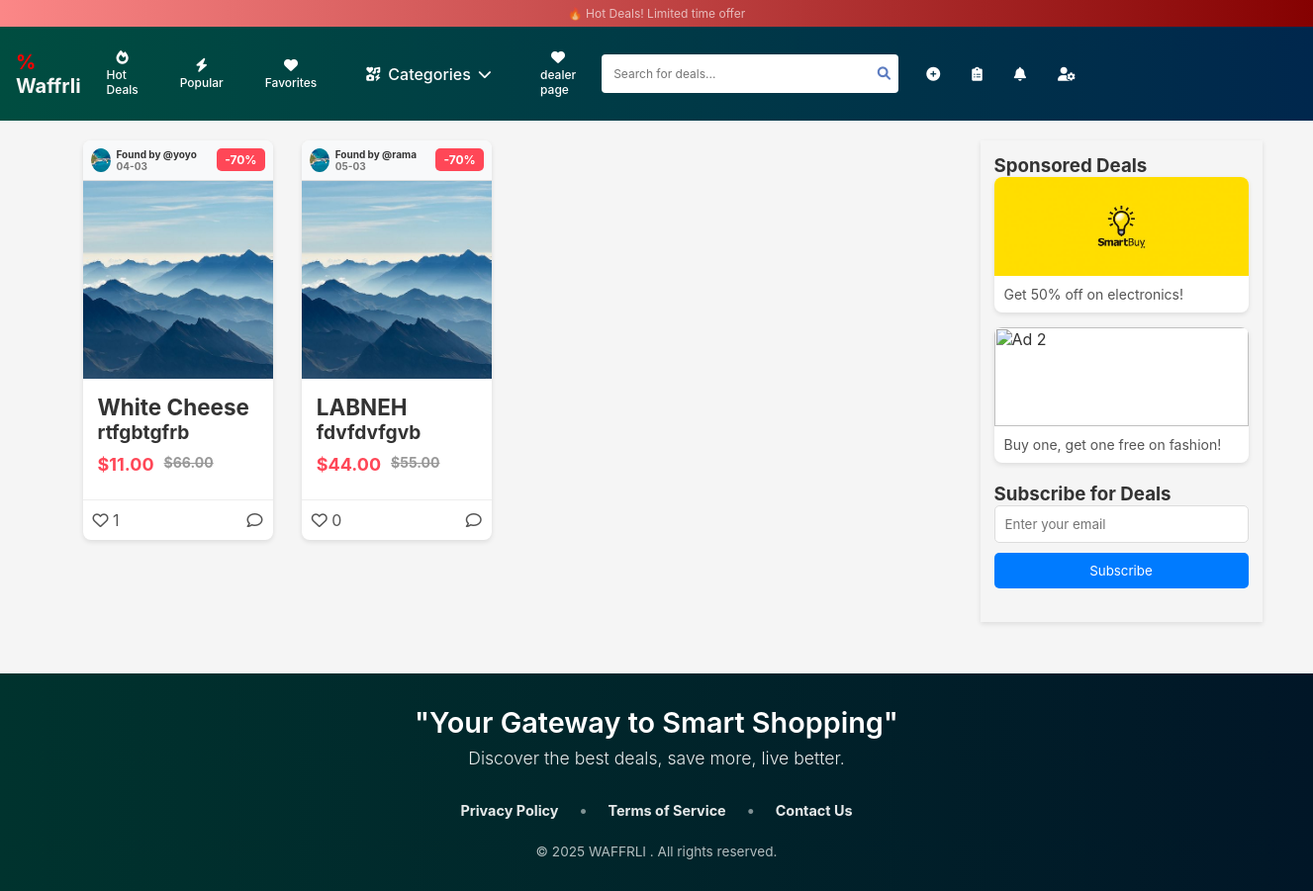
The page / on the database its author committed.
### waffrli/models.py (models this page shows, shortened)
class Product(models.Model):
    user = models.ForeignKey(User, on_delete=models.CASCADE, null=True, blank=True)
    Name = models.CharField(max_length=255)
    Dealurl = models.URLField(unique=True)
    sale_price = models.DecimalField(max_digits=10, decimal_places=2, null=True, blank=True)
    Price = models.DecimalField(max_digits=10, decimal_places=2)
    Description = models.TextField()
    store = models.CharField(max_length=255)
    category = models.ForeignKey('Category', on_delete=models.CASCADE)
    city = models.CharField(max_length=255)
    image = models.ImageField(upload_to='uploads/product/', null=True, blank=True)
    customer_pic_id = models.ForeignKey(Customer, on_delete=models.SET_NULL, null=True, blank=True, default=None)
    likes=models.ManyToManyField(User, related_name="Product_like",blank=True)
    views  = models.IntegerField(default=0)
    create_at = models.DateTimeField(default=timezone.now)

class Customer(models.Model):
    user = models.OneToOneField(User, on_delete=models.CASCADE, default=get_default_user)
    view_count = models.IntegerField(default=0)
    first_name = models.CharField(max_length=50)
    last_name = models.CharField(max_length=50)
    phone = models.CharField(max_length=10)
    email = models.EmailField(max_length=100)
    password = models.CharField(max_length=50)
    gender = models.CharField(max_length=1, choices=[
        ('M', 'Male'), ('F', 'Female'), ('O', 'Other'), ('N', 'Prefer not to say')
    ], default='N')
    address = models.CharField(max_length=100)
    date_modified = models.DateTimeField(auto_now=True)
    image = models.ImageField(upload_to='uploads/product', null=True, blank=True)
    likes=models.ManyToManyField(User, related_name="Customer_like",blank=True)

### waffrli/views.py (the view)
# urls.py: path('', home, name='home'),
def home(request):
    products = Product.objects.all()
    return render(request, 'home.html',{'products':products})

### waffrli/context_processors.py (called while the page is built)
def category_list(request):
    return {'categories': Category.objects.all()}  # Makes categories available in all templates

### waffrli/templates/home.html (shortened to what this page needs)
{% extends "base.html" %} {% load static %} {% block content %}
<link href="{% static 'css/style.css' %}" rel="stylesheet" />
<div class="main-container">
  <div class="content-wrapper">
    <div class="products-grid">
      {% for product in products %}
      <a href="{% url 'product' product.id %}" class="product-link">
        <div class="product-card">
          <div class="card-header">
            <div class="user-info">
              {% if product.customer_pic_id and product.customer_pic_id.image %}
              <img
                style="width: 20px; height: 24px"
                src="{{ product.customer_pic_id.image.url }}"
                alt="User Icon"
                class="profile-pic"
                width="30"
                height="30"
              />
              {% endif %}
              <div class="user-details">
                <span class="username">Found by <strong>@{{ product.user.username }}</strong></span>
                <span class="deal-time">{{ product.create_at|date:"d-m" }}</span>
              </div>
            </div>
            <div class="sale-tag">-70%</div>
          </div>
          <img src="{{ product.image.url }}" alt="Product" />
          <div class="product-info">
            <h3>{{ product.Name }}</h3>
            <p class="description">{{ product.Description }}</p>
            <div class="price-container">
              <span class="current-price">${{ product.sale_price }}</span>
              <span class="original-price">${{ product.Price }}</span>
            </div>
          </div>
          <div class="card-footer">
            <button class="like-btn" data-product-id="{{ product.id }}">
              <i
                class="{% if user in product.likes.all %}fas fa-heart{% else %}far fa-heart{% endif %}"
              ></i>
              <span class="like-count">{{ product.likes.count }}</span>
            </button>
            <button class="comment-btn">
              <i class="far fa-comment"></i> {{ c }}
            </button>
          </div>
        </div>
      </a>
      {% endfor %}
    </div>
    <aside class="sidebar">
      <div class="ad-section">
        <h3>Sponsored Deals</h3>
        <div class="ad-card">
          <img
            src="{% static 'media/uploads/product/Smart Buy (1).jpg' %}"
            alt="Ad 1"
          />
          <p>Get 50% off on electronics!</p>
        </div>
        <div class="ad-card">
          <img
            src="{% static 'pictures/pic/mekka-mall-fashion.png' %}"
            alt="Ad 2"
          />
          <p>Buy one, get one free on fashion!</p>
        </div>
      </div>
      <div class="newsletter-section">
        <h3>Subscribe for Deals</h3>
        <input type="email" placeholder="Enter your email" />
        <button>Subscribe</button>
      </div>
    </aside>
  </div>
</div>
{% endblock %}

### waffrli/templates/base.html (shortened to what this page needs)
{% load static %}
<html lang="en">
  <head>
    <link rel="stylesheet" href="https://cdnjs.cloudflare.com/ajax/libs/font-awesome/6.0.0/css/all.min.css">
    <link href="{% static 'css/style.css' %}" rel="stylesheet" />
  </head>
  <body>
    {% include 'navbar.html'%}  {% block content %} {% endblock %}
    <footer class="footer">
      <div class="footer-content">
          <div class="footer-quote">
              <p class="quote-text">"Your Gateway to Smart Shopping"</p>
              <p class="quote-subtext">Discover the best deals, save more, live better.</p>
          </div>
          <div class="footer-links">
              <a href="#">Privacy Policy</a>
              <span class="divider">•</span>
              <a href="#">Terms of Service</a>
              <span class="divider">•</span>
              <a href="#">Contact Us</a>
          </div>
          <div class="footer-copyright">
              <p>&copy; 2025 WAFFRLI . All rights reserved.</p>
          </div>
      </div>
  </footer>
  </body>
</html>

### waffrli/templates/navbar.html (shortened to what this page needs)
<header>
  <div class="announcement-bar">🔥 Hot Deals! Limited time offer</div>
  <div class="main-header">
      <div class="header-left">
          <a href="{% url 'home' %}">
              <div class="logo"> <span style="color: red;" class="tag-icon">%</span>
                  Waffrli
              </div>
          </a>
          <div class="nav-categories">
              <a href="#" class="nav-link">
                  <i class="fas fa-fire"></i>
                  <span>Hot Deals</span>
              </a>
              <a href="#" class="nav-link">
                  <i class="fas fa-bolt"></i>
                  <span>Popular</span>
              </a>
              <a href="#" class="nav-link">
                  <i class="fas fa-heart"></i>
                  <span>Favorites</span>
              </a>
              <div class="dropdown">
                <button class="nav-link dropdown-toggle">
                    <i class="fas fa-thin fa-icons"></i>
                    Categories
                    <i class="fas fa-chevron-down"></i>
                </button>
            </div>
              <a href="CustomerProfile.html" class="nav-link">
                  <i class="fas fa-heart"></i>
                  <span>dealer page</span>
              </a>
          </div>
      </div>
      <div class="search-container">
          <div class="search-wrapper">
              <input type="text" placeholder="Search for deals..." class="search-input" autocomplete="off"
                  onkeyup="showSuggestions()" id="search-bar">
              <button class="search-button">
                  <i class="fas fa-search"></i>
              </button>
          </div>
      </div>
      <div class="nav-right">
          <a href="{% url 'post_deal' %}">
              <div class="nav-actions">
                  <button class="icon-button" title="Post Deal">
                      <i class="fa-solid fa-circle-plus"></i>
                  </button>
          </a>
          <a href="{% url 'wishlist' %}">
              <button class="icon-button" title="Wishlist">
                  <i class="fa-solid fa-clipboard-list"></i>
              </button> </a>
          <button class="icon-button" title="Alerts">
              <i class="fa-solid fa-bell"></i>
          </button>
          <div class="dropdown">
            <button class="icon-button" title="Account">
                <i class="fa-solid fa-user-gear"></i>
            </button>
        </div>
      </div>
  </div>
</header>

### rows shown on the page
Product: customer_pic_id.image (picture), user.username "yoyo", create_at "04-03", image (picture), Name "White Cheese", Description "rtfgbtgfrb", sale_price "11.00", Price "66.00", likes.count "1"
Product: customer_pic_id.image (picture), user.username "rama", create_at "05-03", image (picture), Name "LABNEH", Description "fdvfdvfgvb", sale_price "44.00", Price "55.00", likes.count "0"
